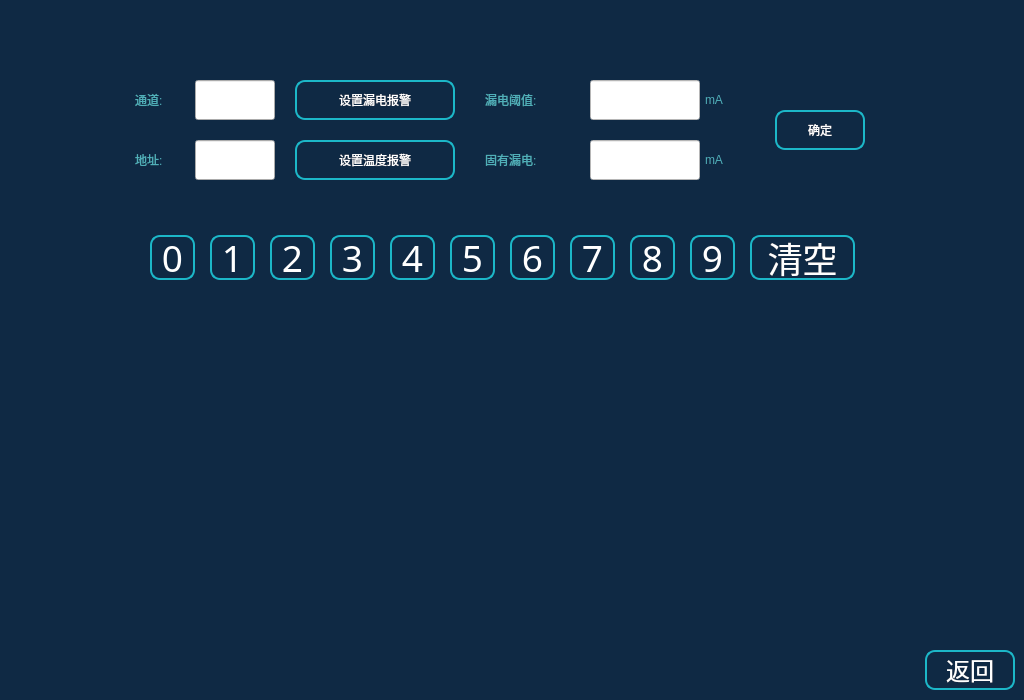
<?xml version="1.0" encoding="UTF-8"?>
<ui version="4.0">
 <class>NodeInfo</class>
 <widget class="QWidget" name="NodeInfo">
  <property name="geometry">
   <rect>
    <x>0</x>
    <y>0</y>
    <width>1024</width>
    <height>700</height>
   </rect>
  </property>
  <property name="windowTitle">
   <string>Form</string>
  </property>
  <property name="styleSheet">
   <string notr="true">QWidget#NodeInfo{
color: rgb(255, 255, 255);
background-color: rgb(0, 122, 165);
background-color: rgb(15, 41, 68);
}
QToolButton{
font: 18pt &quot;文泉驿等宽微米黑&quot;;
color: rgb(255, 255, 255);
border:2px solid rgb(28, 183, 200);
border-radius:10px;
background-color: rgb(15, 41, 68);
}
QToolButton:hover{
font: 17pt &quot;文泉驿等宽微米黑&quot;;
color: rgb(255, 0, 0);
color: rgb(0, 185, 185);
/*background-color: rgb(3, 127, 119);*/
}
QLabel{
font: 16pt &quot;Noto Sans [monotype]&quot;;
color: rgb(80, 175, 185);
}
</string>
  </property>
  <widget class="QToolButton" name="tBtnSetTemp">
   <property name="geometry">
    <rect>
     <x>295</x>
     <y>140</y>
     <width>160</width>
     <height>40</height>
    </rect>
   </property>
   <property name="text">
    <string>设置温度报警</string>
   </property>
  </widget>
  <widget class="QLabel" name="label_7">
   <property name="geometry">
    <rect>
     <x>135</x>
     <y>80</y>
     <width>50</width>
     <height>40</height>
    </rect>
   </property>
   <property name="text">
    <string>通道:</string>
   </property>
  </widget>
  <widget class="QLabel" name="label_8">
   <property name="geometry">
    <rect>
     <x>135</x>
     <y>140</y>
     <width>50</width>
     <height>40</height>
    </rect>
   </property>
   <property name="text">
    <string>地址:</string>
   </property>
  </widget>
  <widget class="QLineEdit" name="lineEditPass">
   <property name="geometry">
    <rect>
     <x>195</x>
     <y>80</y>
     <width>80</width>
     <height>40</height>
    </rect>
   </property>
   <property name="font">
    <font>
     <pointsize>16</pointsize>
    </font>
   </property>
   <property name="alignment">
    <set>Qt::AlignRight|Qt::AlignTrailing|Qt::AlignVCenter</set>
   </property>
  </widget>
  <widget class="QLineEdit" name="lineEditID">
   <property name="geometry">
    <rect>
     <x>195</x>
     <y>140</y>
     <width>80</width>
     <height>40</height>
    </rect>
   </property>
   <property name="font">
    <font>
     <pointsize>16</pointsize>
    </font>
   </property>
   <property name="text">
    <string/>
   </property>
   <property name="alignment">
    <set>Qt::AlignRight|Qt::AlignTrailing|Qt::AlignVCenter</set>
   </property>
  </widget>
  <widget class="QToolButton" name="tBtnOK">
   <property name="geometry">
    <rect>
     <x>775</x>
     <y>110</y>
     <width>90</width>
     <height>40</height>
    </rect>
   </property>
   <property name="text">
    <string>确定</string>
   </property>
   <property name="icon">
    <iconset resource="../image.qrc">
     <normaloff>:/Image/ok.png</normaloff>:/Image/ok.png</iconset>
   </property>
   <property name="iconSize">
    <size>
     <width>25</width>
     <height>25</height>
    </size>
   </property>
   <property name="toolButtonStyle">
    <enum>Qt::ToolButtonTextBesideIcon</enum>
   </property>
  </widget>
  <widget class="QStackedWidget" name="stackedWidget">
   <property name="geometry">
    <rect>
     <x>475</x>
     <y>75</y>
     <width>280</width>
     <height>110</height>
    </rect>
   </property>
   <property name="styleSheet">
    <string notr="true"/>
   </property>
   <property name="currentIndex">
    <number>0</number>
   </property>
   <widget class="QWidget" name="pageLeak">
    <property name="styleSheet">
     <string notr="true">background-color: rgb(15, 41, 68);
</string>
    </property>
    <widget class="QLabel" name="label_6">
     <property name="geometry">
      <rect>
       <x>230</x>
       <y>5</y>
       <width>40</width>
       <height>40</height>
      </rect>
     </property>
     <property name="text">
      <string>mA</string>
     </property>
    </widget>
    <widget class="QLineEdit" name="lineEditAlarmLeak">
     <property name="geometry">
      <rect>
       <x>115</x>
       <y>5</y>
       <width>110</width>
       <height>40</height>
      </rect>
     </property>
     <property name="font">
      <font>
       <pointsize>16</pointsize>
      </font>
     </property>
     <property name="styleSheet">
      <string notr="true">background-color: rgb(255, 255, 255);</string>
     </property>
     <property name="alignment">
      <set>Qt::AlignRight|Qt::AlignTrailing|Qt::AlignVCenter</set>
     </property>
    </widget>
    <widget class="QLineEdit" name="lineEditBaseLeak">
     <property name="geometry">
      <rect>
       <x>115</x>
       <y>65</y>
       <width>110</width>
       <height>40</height>
      </rect>
     </property>
     <property name="font">
      <font>
       <pointsize>16</pointsize>
      </font>
     </property>
     <property name="styleSheet">
      <string notr="true">background-color: rgb(255, 255, 255);</string>
     </property>
     <property name="text">
      <string/>
     </property>
     <property name="alignment">
      <set>Qt::AlignRight|Qt::AlignTrailing|Qt::AlignVCenter</set>
     </property>
    </widget>
    <widget class="QLabel" name="label_5">
     <property name="geometry">
      <rect>
       <x>230</x>
       <y>65</y>
       <width>40</width>
       <height>40</height>
      </rect>
     </property>
     <property name="text">
      <string>mA</string>
     </property>
    </widget>
    <widget class="QLabel" name="label_2">
     <property name="geometry">
      <rect>
       <x>10</x>
       <y>65</y>
       <width>100</width>
       <height>40</height>
      </rect>
     </property>
     <property name="text">
      <string>固有漏电:</string>
     </property>
    </widget>
    <widget class="QLabel" name="label">
     <property name="geometry">
      <rect>
       <x>10</x>
       <y>5</y>
       <width>100</width>
       <height>40</height>
      </rect>
     </property>
     <property name="text">
      <string>漏电阈值:</string>
     </property>
    </widget>
   </widget>
   <widget class="QWidget" name="pageTemp">
    <property name="styleSheet">
     <string notr="true">background-color: rgb(15, 41, 68);</string>
    </property>
    <widget class="QLabel" name="label_4">
     <property name="geometry">
      <rect>
       <x>240</x>
       <y>35</y>
       <width>30</width>
       <height>40</height>
      </rect>
     </property>
     <property name="text">
      <string>℃</string>
     </property>
    </widget>
    <widget class="QLineEdit" name="lineEditAlarmTemp">
     <property name="geometry">
      <rect>
       <x>120</x>
       <y>35</y>
       <width>113</width>
       <height>40</height>
      </rect>
     </property>
     <property name="font">
      <font>
       <pointsize>16</pointsize>
      </font>
     </property>
     <property name="styleSheet">
      <string notr="true">background-color: rgb(255, 255, 255);</string>
     </property>
     <property name="alignment">
      <set>Qt::AlignRight|Qt::AlignTrailing|Qt::AlignVCenter</set>
     </property>
    </widget>
    <widget class="QLabel" name="label_3">
     <property name="geometry">
      <rect>
       <x>10</x>
       <y>35</y>
       <width>100</width>
       <height>40</height>
      </rect>
     </property>
     <property name="text">
      <string>温度阈值:</string>
     </property>
    </widget>
   </widget>
  </widget>
  <widget class="QToolButton" name="tBtnSetLeak">
   <property name="geometry">
    <rect>
     <x>295</x>
     <y>80</y>
     <width>160</width>
     <height>40</height>
    </rect>
   </property>
   <property name="text">
    <string>设置漏电报警</string>
   </property>
  </widget>
  <widget class="QToolButton" name="tBtnBackNodeView">
   <property name="geometry">
    <rect>
     <x>925</x>
     <y>650</y>
     <width>90</width>
     <height>40</height>
    </rect>
   </property>
   <property name="font">
    <font>
     <family>文泉驿等宽微米黑</family>
     <pointsize>18</pointsize>
     <weight>50</weight>
     <italic>false</italic>
     <bold>false</bold>
    </font>
   </property>
   <property name="focusPolicy">
    <enum>Qt::NoFocus</enum>
   </property>
   <property name="styleSheet">
    <string notr="true"/>
   </property>
   <property name="text">
    <string>返回</string>
   </property>
   <property name="icon">
    <iconset resource="../image.qrc">
     <normaloff>:/Image/back.png</normaloff>:/Image/back.png</iconset>
   </property>
   <property name="iconSize">
    <size>
     <width>25</width>
     <height>25</height>
    </size>
   </property>
   <property name="toolButtonStyle">
    <enum>Qt::ToolButtonTextBesideIcon</enum>
   </property>
  </widget>
  <widget class="QToolButton" name="tBtn_6">
   <property name="geometry">
    <rect>
     <x>510</x>
     <y>235</y>
     <width>45</width>
     <height>45</height>
    </rect>
   </property>
   <property name="sizePolicy">
    <sizepolicy hsizetype="Fixed" vsizetype="Fixed">
     <horstretch>0</horstretch>
     <verstretch>0</verstretch>
    </sizepolicy>
   </property>
   <property name="font">
    <font>
     <family>文泉驿等宽微米黑</family>
     <pointsize>28</pointsize>
     <weight>50</weight>
     <italic>false</italic>
     <bold>false</bold>
    </font>
   </property>
   <property name="focusPolicy">
    <enum>Qt::NoFocus</enum>
   </property>
   <property name="styleSheet">
    <string notr="true">font: 28pt &quot;文泉驿等宽微米黑&quot;;</string>
   </property>
   <property name="text">
    <string>6</string>
   </property>
  </widget>
  <widget class="QToolButton" name="tBtn_3">
   <property name="geometry">
    <rect>
     <x>330</x>
     <y>235</y>
     <width>45</width>
     <height>45</height>
    </rect>
   </property>
   <property name="sizePolicy">
    <sizepolicy hsizetype="Fixed" vsizetype="Fixed">
     <horstretch>0</horstretch>
     <verstretch>0</verstretch>
    </sizepolicy>
   </property>
   <property name="font">
    <font>
     <family>文泉驿等宽微米黑</family>
     <pointsize>28</pointsize>
     <weight>50</weight>
     <italic>false</italic>
     <bold>false</bold>
    </font>
   </property>
   <property name="focusPolicy">
    <enum>Qt::NoFocus</enum>
   </property>
   <property name="styleSheet">
    <string notr="true">font: 28pt &quot;文泉驿等宽微米黑&quot;;</string>
   </property>
   <property name="text">
    <string>3</string>
   </property>
  </widget>
  <widget class="QToolButton" name="tBtn_2">
   <property name="geometry">
    <rect>
     <x>270</x>
     <y>235</y>
     <width>45</width>
     <height>45</height>
    </rect>
   </property>
   <property name="sizePolicy">
    <sizepolicy hsizetype="Fixed" vsizetype="Fixed">
     <horstretch>0</horstretch>
     <verstretch>0</verstretch>
    </sizepolicy>
   </property>
   <property name="font">
    <font>
     <family>文泉驿等宽微米黑</family>
     <pointsize>28</pointsize>
     <weight>50</weight>
     <italic>false</italic>
     <bold>false</bold>
    </font>
   </property>
   <property name="focusPolicy">
    <enum>Qt::NoFocus</enum>
   </property>
   <property name="styleSheet">
    <string notr="true">font: 28pt &quot;文泉驿等宽微米黑&quot;;</string>
   </property>
   <property name="text">
    <string>2</string>
   </property>
  </widget>
  <widget class="QToolButton" name="tBtn_5">
   <property name="geometry">
    <rect>
     <x>450</x>
     <y>235</y>
     <width>45</width>
     <height>45</height>
    </rect>
   </property>
   <property name="sizePolicy">
    <sizepolicy hsizetype="Fixed" vsizetype="Fixed">
     <horstretch>0</horstretch>
     <verstretch>0</verstretch>
    </sizepolicy>
   </property>
   <property name="font">
    <font>
     <family>文泉驿等宽微米黑</family>
     <pointsize>28</pointsize>
     <weight>50</weight>
     <italic>false</italic>
     <bold>false</bold>
    </font>
   </property>
   <property name="focusPolicy">
    <enum>Qt::NoFocus</enum>
   </property>
   <property name="styleSheet">
    <string notr="true">font: 28pt &quot;文泉驿等宽微米黑&quot;;</string>
   </property>
   <property name="text">
    <string>5</string>
   </property>
  </widget>
  <widget class="QToolButton" name="tBtn_1">
   <property name="geometry">
    <rect>
     <x>210</x>
     <y>235</y>
     <width>45</width>
     <height>45</height>
    </rect>
   </property>
   <property name="sizePolicy">
    <sizepolicy hsizetype="Fixed" vsizetype="Fixed">
     <horstretch>0</horstretch>
     <verstretch>0</verstretch>
    </sizepolicy>
   </property>
   <property name="font">
    <font>
     <family>文泉驿等宽微米黑</family>
     <pointsize>28</pointsize>
     <weight>50</weight>
     <italic>false</italic>
     <bold>false</bold>
    </font>
   </property>
   <property name="focusPolicy">
    <enum>Qt::NoFocus</enum>
   </property>
   <property name="styleSheet">
    <string notr="true">font: 28pt &quot;文泉驿等宽微米黑&quot;;</string>
   </property>
   <property name="text">
    <string>1</string>
   </property>
  </widget>
  <widget class="QToolButton" name="tBtn_0">
   <property name="geometry">
    <rect>
     <x>150</x>
     <y>235</y>
     <width>45</width>
     <height>45</height>
    </rect>
   </property>
   <property name="sizePolicy">
    <sizepolicy hsizetype="Fixed" vsizetype="Fixed">
     <horstretch>0</horstretch>
     <verstretch>0</verstretch>
    </sizepolicy>
   </property>
   <property name="font">
    <font>
     <family>文泉驿等宽微米黑</family>
     <pointsize>28</pointsize>
     <weight>50</weight>
     <italic>false</italic>
     <bold>false</bold>
    </font>
   </property>
   <property name="focusPolicy">
    <enum>Qt::NoFocus</enum>
   </property>
   <property name="styleSheet">
    <string notr="true">font: 28pt &quot;文泉驿等宽微米黑&quot;;</string>
   </property>
   <property name="text">
    <string>0</string>
   </property>
  </widget>
  <widget class="QToolButton" name="tBtn_4">
   <property name="geometry">
    <rect>
     <x>390</x>
     <y>235</y>
     <width>45</width>
     <height>45</height>
    </rect>
   </property>
   <property name="sizePolicy">
    <sizepolicy hsizetype="Fixed" vsizetype="Fixed">
     <horstretch>0</horstretch>
     <verstretch>0</verstretch>
    </sizepolicy>
   </property>
   <property name="font">
    <font>
     <family>文泉驿等宽微米黑</family>
     <pointsize>28</pointsize>
     <weight>50</weight>
     <italic>false</italic>
     <bold>false</bold>
    </font>
   </property>
   <property name="focusPolicy">
    <enum>Qt::NoFocus</enum>
   </property>
   <property name="styleSheet">
    <string notr="true">font: 28pt &quot;文泉驿等宽微米黑&quot;;</string>
   </property>
   <property name="text">
    <string>4</string>
   </property>
  </widget>
  <widget class="QToolButton" name="tBtn_9">
   <property name="geometry">
    <rect>
     <x>690</x>
     <y>235</y>
     <width>45</width>
     <height>45</height>
    </rect>
   </property>
   <property name="sizePolicy">
    <sizepolicy hsizetype="Fixed" vsizetype="Fixed">
     <horstretch>0</horstretch>
     <verstretch>0</verstretch>
    </sizepolicy>
   </property>
   <property name="font">
    <font>
     <family>文泉驿等宽微米黑</family>
     <pointsize>28</pointsize>
     <weight>50</weight>
     <italic>false</italic>
     <bold>false</bold>
    </font>
   </property>
   <property name="focusPolicy">
    <enum>Qt::NoFocus</enum>
   </property>
   <property name="styleSheet">
    <string notr="true">font: 28pt &quot;文泉驿等宽微米黑&quot;;</string>
   </property>
   <property name="text">
    <string>9</string>
   </property>
  </widget>
  <widget class="QToolButton" name="tBtn_del">
   <property name="geometry">
    <rect>
     <x>750</x>
     <y>235</y>
     <width>105</width>
     <height>45</height>
    </rect>
   </property>
   <property name="sizePolicy">
    <sizepolicy hsizetype="Fixed" vsizetype="Fixed">
     <horstretch>0</horstretch>
     <verstretch>0</verstretch>
    </sizepolicy>
   </property>
   <property name="minimumSize">
    <size>
     <width>0</width>
     <height>0</height>
    </size>
   </property>
   <property name="font">
    <font>
     <family>文泉驿等宽微米黑</family>
     <pointsize>26</pointsize>
     <weight>50</weight>
     <italic>false</italic>
     <bold>false</bold>
    </font>
   </property>
   <property name="focusPolicy">
    <enum>Qt::NoFocus</enum>
   </property>
   <property name="styleSheet">
    <string notr="true">font: 26pt &quot;文泉驿等宽微米黑&quot;;</string>
   </property>
   <property name="text">
    <string>清空</string>
   </property>
  </widget>
  <widget class="QToolButton" name="tBtn_8">
   <property name="geometry">
    <rect>
     <x>630</x>
     <y>235</y>
     <width>45</width>
     <height>45</height>
    </rect>
   </property>
   <property name="sizePolicy">
    <sizepolicy hsizetype="Fixed" vsizetype="Fixed">
     <horstretch>0</horstretch>
     <verstretch>0</verstretch>
    </sizepolicy>
   </property>
   <property name="font">
    <font>
     <family>文泉驿等宽微米黑</family>
     <pointsize>28</pointsize>
     <weight>50</weight>
     <italic>false</italic>
     <bold>false</bold>
    </font>
   </property>
   <property name="focusPolicy">
    <enum>Qt::NoFocus</enum>
   </property>
   <property name="styleSheet">
    <string notr="true">font: 28pt &quot;文泉驿等宽微米黑&quot;;</string>
   </property>
   <property name="text">
    <string>8</string>
   </property>
  </widget>
  <widget class="QToolButton" name="tBtn_7">
   <property name="geometry">
    <rect>
     <x>570</x>
     <y>235</y>
     <width>45</width>
     <height>45</height>
    </rect>
   </property>
   <property name="sizePolicy">
    <sizepolicy hsizetype="Fixed" vsizetype="Fixed">
     <horstretch>0</horstretch>
     <verstretch>0</verstretch>
    </sizepolicy>
   </property>
   <property name="font">
    <font>
     <family>文泉驿等宽微米黑</family>
     <pointsize>28</pointsize>
     <weight>50</weight>
     <italic>false</italic>
     <bold>false</bold>
    </font>
   </property>
   <property name="focusPolicy">
    <enum>Qt::NoFocus</enum>
   </property>
   <property name="styleSheet">
    <string notr="true">font: 28pt &quot;文泉驿等宽微米黑&quot;;</string>
   </property>
   <property name="text">
    <string>7</string>
   </property>
  </widget>
 </widget>
 <resources>
  <include location="../image.qrc"/>
 </resources>
 <connections/>
</ui>
